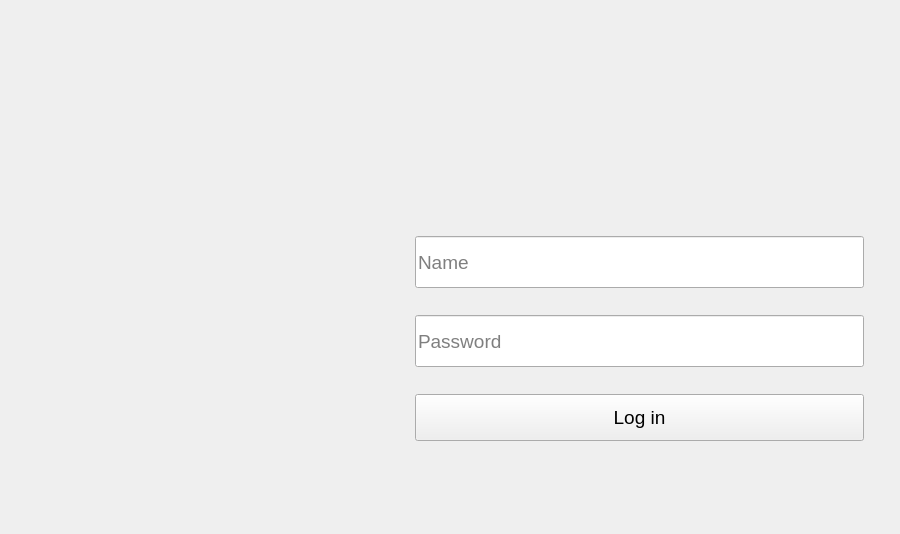
      <widget class="QWidget" name="logInPage">
       <property name="sizePolicy">
        <sizepolicy hsizetype="Fixed" vsizetype="Fixed">
         <horstretch>0</horstretch>
         <verstretch>0</verstretch>
        </sizepolicy>
       </property>
       <property name="font">
        <font>
         <pointsize>6</pointsize>
        </font>
       </property>
       <widget class="QLineEdit" name="authorization_login_input">
        <property name="geometry">
         <rect>
          <x>415</x>
          <y>236</y>
          <width>449</width>
          <height>52</height>
         </rect>
        </property>
        <property name="sizePolicy">
         <sizepolicy hsizetype="Preferred" vsizetype="Fixed">
          <horstretch>0</horstretch>
          <verstretch>0</verstretch>
         </sizepolicy>
        </property>
        <property name="font">
         <font>
          <pointsize>14</pointsize>
         </font>
        </property>
        <property name="placeholderText">
         <string>Name</string>
        </property>
       </widget>
       <widget class="QLineEdit" name="authorization_pass_input">
        <property name="geometry">
         <rect>
          <x>415</x>
          <y>315</y>
          <width>449</width>
          <height>52</height>
         </rect>
        </property>
        <property name="sizePolicy">
         <sizepolicy hsizetype="Preferred" vsizetype="Fixed">
          <horstretch>0</horstretch>
          <verstretch>0</verstretch>
         </sizepolicy>
        </property>
        <property name="font">
         <font>
          <pointsize>14</pointsize>
          <strikeout>false</strikeout>
          <stylestrategy>PreferDefault</stylestrategy>
          <kerning>true</kerning>
         </font>
        </property>
        <property name="inputMethodHints">
         <set>Qt::ImhHiddenText|Qt::ImhNoAutoUppercase|Qt::ImhNoPredictiveText|Qt::ImhSensitiveData</set>
        </property>
        <property name="echoMode">
         <enum>QLineEdit::Password</enum>
        </property>
        <property name="placeholderText">
         <string>Password</string>
        </property>
       </widget>
       <widget class="QPushButton" name="log_in_button">
        <property name="enabled">
         <bool>true</bool>
        </property>
        <property name="geometry">
         <rect>
          <x>415</x>
          <y>394</y>
          <width>449</width>
          <height>47</height>
         </rect>
        </property>
        <property name="sizePolicy">
         <sizepolicy hsizetype="Preferred" vsizetype="Fixed">
          <horstretch>0</horstretch>
          <verstretch>0</verstretch>
         </sizepolicy>
        </property>
        <property name="sizeIncrement">
         <size>
          <width>0</width>
          <height>0</height>
         </size>
        </property>
        <property name="font">
         <font>
          <pointsize>14</pointsize>
         </font>
        </property>
        <property name="layoutDirection">
         <enum>Qt::RightToLeft</enum>
        </property>
        <property name="text">
         <string>Log in</string>
        </property>
       </widget>
       <widget class="QLabel" name="logInBack">
        <property name="geometry">
         <rect>
          <x>391</x>
          <y>195</y>
          <width>500</width>
          <height>330</height>
         </rect>
        </property>
        <property name="text">
         <string/>
        </property>
       </widget>
       <zorder>logInBack</zorder>
       <zorder>authorization_login_input</zorder>
       <zorder>authorization_pass_input</zorder>
       <zorder>log_in_button</zorder>
      </widget>
